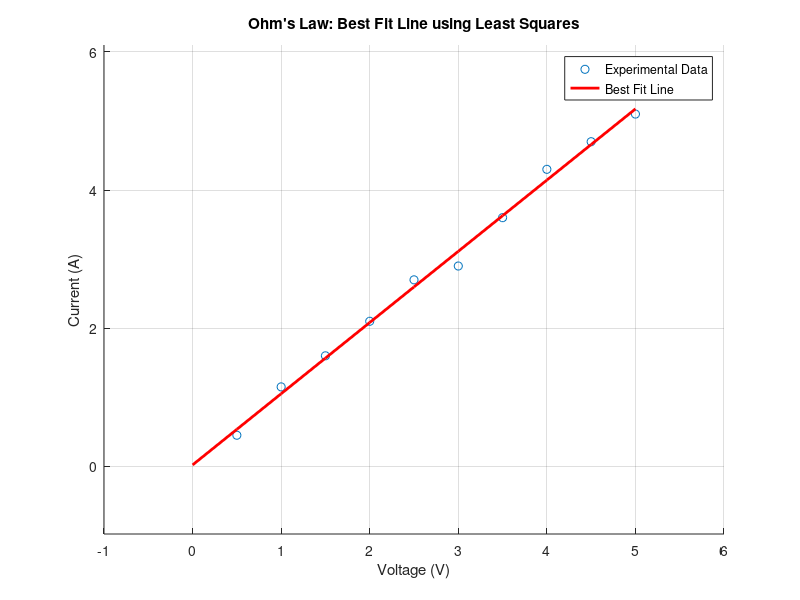

Write MATLAB code to recreate this figure.
clc; clear; close all;

% Given experimental data
V = [0.5; 1.0; 1.50; 2.0; 2.5; 3.0; 3.5; 4.0; 4.5; 5.0];  % Voltage (V)
I = [0.45; 1.15; 1.6; 2.1; 2.7; 2.9; 3.6; 4.3; 4.7; 5.1];  % Current (A)

% Initial guesses for resistance (R) and intercept (I0)
R_range = 0:0.01:10;   % Resistance range (ohms)
I0_range = -1:0.01:1;  % Intercept range

best_R = 0;
best_I0 = 0;
min_error = Inf; % Initialize with a high error

% Brute-force search for best R and I0
for i = 1:length(R_range)
    R = R_range(i);
    for j = 1:length(I0_range)
        I0 = I0_range(j);
        I_pred = (V / R) + I0; % Predicted current using Ohm's Law
        error = sum((I - I_pred).^2); % Sum of squared errors
        if error < min_error
            min_error = error;
            best_R = R;
            best_I0 = I0;
        end
    end
end

% Define extended range for plotting
V_extended = [0; V];
I_extended = (V_extended / best_R) + best_I0; % Compute corresponding I values

% Plot Experimental Data and Best Fit Line
figure;
scatter(V, I, 'bo'); hold on;
plot(V_extended, I_extended, 'r', 'LineWidth', 2);
xlabel('Voltage (V)');
ylabel('Current (A)');
title('Ohm''s Law: Best Fit Line using Least Squares');
legend('Experimental Data', 'Best Fit Line');
grid on;

% Display Final Best Fit Equation
printf('Best Fit Equation: I = (1/%.4f) * V + %.4f\n', best_R, best_I0);

% Adjust axes
ylim([min(I_extended)-1, max(I)+1]);
xlim([min(V_extended)-1, max(V)+1]);
